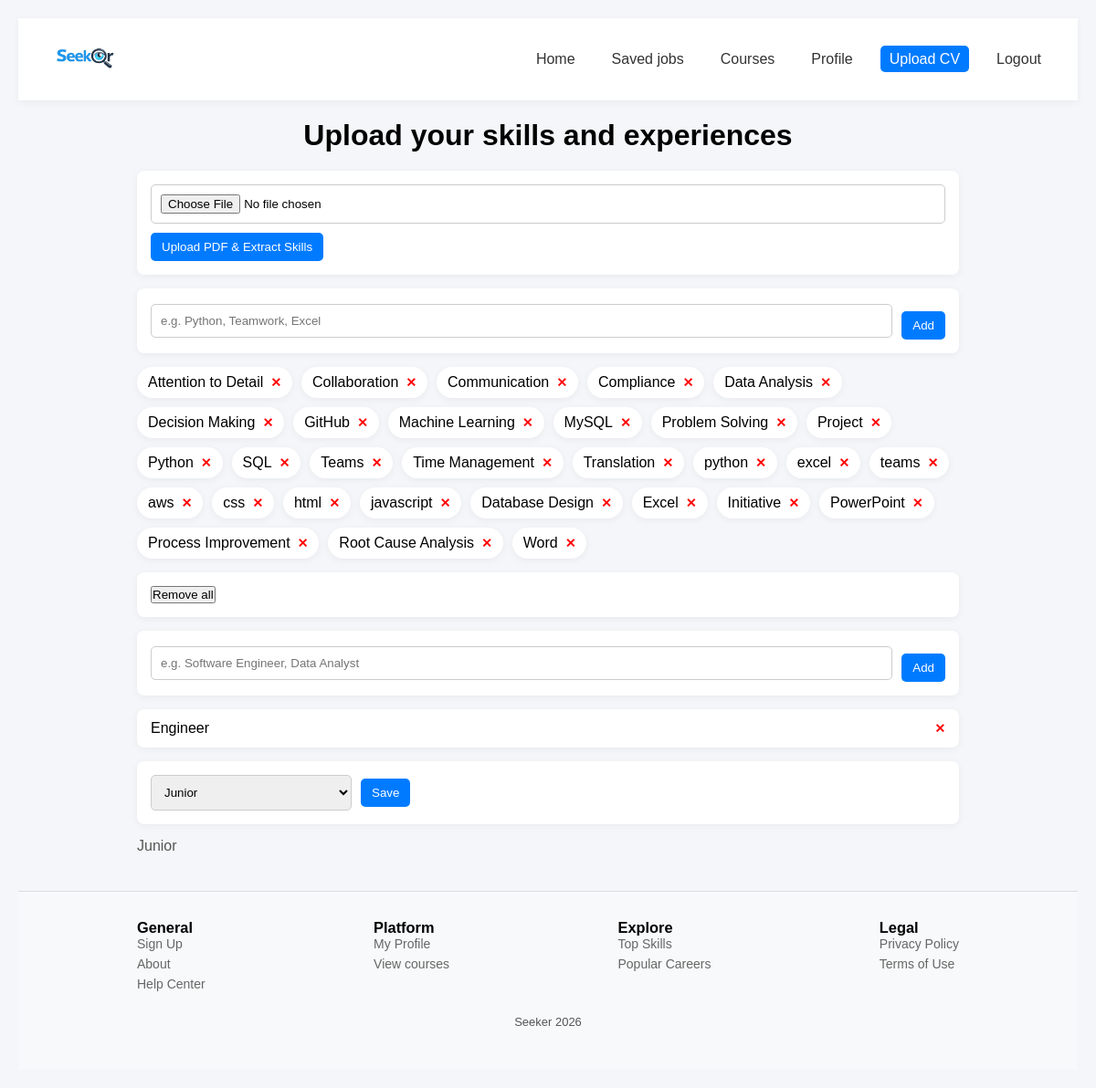
/upload_cv (signed in), run on the app's committed database.
### app.py (models this page shows)
class UserSkill(db.Model):  #user skill table
    __tablename__="user_skill"
    id = db.Column(db.Integer, primary_key=True)
    user_id=db.Column(db.Integer,db.ForeignKey("user.id"), nullable=False)
    skill_id = db.Column(db.Integer, db.ForeignKey("skill.id"), nullable=False)
    user = db.relationship("User", back_populates="skills")
    skill = db.relationship("Skill", back_populates="users")
    __table_args__ = (
        db.UniqueConstraint("user_id", "skill_id", name="unique_user_skill"),
    )

class Skill(db.Model):   #skill table
    __tablename__="skill"
    id = db.Column(db.Integer, primary_key=True)
    name = db.Column(db.String(120), unique=True, nullable=False)
    users = db.relationship("UserSkill",back_populates="skill",cascade="all, delete-orphan")

class User(db.Model): #user table
    __tablename__="user"
    id = db.Column(db.Integer, primary_key=True)
    email = db.Column(db.String(120), unique=True, nullable=False)
    password = db.Column(db.String(200), nullable=False)
    name = db.Column(db.String(100))
    experience_level=db.Column(db.String(100))
    career_goal= db.Column(db.String(100))
    skills = db.relationship("UserSkill",back_populates="user",cascade="all, delete-orphan")

### app.py (the view, shortened to what this page needs)
@app.route('/upload_cv', methods=["GET", "POST"])
def upload_cv():
    if 'user' not in session:
        flash('Login first', 'error')
        return redirect(url_for('login_page'))
    user = User.query.filter_by(email=session['user']).first()
    if not user:
        flash('User not found', 'error')
        return redirect(url_for('login_page'))
    return render_template("upload_cv.html", user=user)

### templates/upload_cv.html (shortened to what this page needs)
<!DOCTYPE html>
<html lang="en">
<head>
  <link rel="stylesheet" href="{{ url_for('static', filename='upload_cv.css') }}">
</head>
<body>
  {% include 'navbar.html' %}
<h1> Upload your skills and experiences</h1>
<form method="POST" action="{{ url_for('extract_skills_from_cv') }}" enctype="multipart/form-data">
  <input type="file" name="cv" accept="application/pdf" class="entrybox" required>
  <button type="submit" class="loged">Upload PDF & Extract Skills</button>
</form>
<form method="POST" action="{{ url_for('upload_cv') }}">
    <div class="skill-input">
      <input type="text" name="skills" class="entrybox"
             placeholder="e.g. Python, Teamwork, Excel" required>
      <button type="submit" class="loged">Add</button>
    </div>
  </form>
  <ul class="skill-list">
    {% for us in user.skills %}
      <li class="skill-item">
        {{ us.skill.name }}
        <form method="POST" action="{{ url_for('upload_cv') }}" class="delete-form">
          <button type="submit" class="delete-btn">✕</button>
        </form>
      </li>
    {% endfor %}
  </ul>
  <form method="POST" action="{{ url_for('upload_cv') }}" class="delete-all-form">
    <button type="submit" class="delete-all-btn">Remove all</button>
  </form>
  <form method="POST" action="{{ url_for('upload_cv') }}">
    <div class="goals-input">
        <input type="text" name="goals" class="entrybox"
               placeholder="e.g. Software Engineer, Data Analyst" required>
        <button type="submit" class="loged">Add</button>
      </div>
    </form>
    {% if user.career_goal %}
    <div class="goal-item">
      {{ user.career_goal }}
      <form method="POST" action="{{ url_for('upload_cv') }}" class="delete-form">
        <button type="submit" class="delete-btn">✕</button>
      </form>
    </div>
  {% else %}
    <p>No career goal added yet</p>
  {% endif %}
  <form method="POST" action="{{ url_for('upload_cv') }}">
    <div class="form-group">
      <select id="experience" name="experience" class="dropdown">
        <option value="Junior" {% if user.experience_level == "Junior" %}selected{% endif %}>Junior</option>
      </select>
      <button type="submit" class="save-btn">Save</button>
    </div>
  </form>
  <p>{{user.experience_level}}</p>
  {%include 'footer.html'%}
</body>
</html>

### static/upload_cv.css (style rules this page uses)
* { margin: 0; padding: 0; box-sizing: border-box; font-family: Arial, Helvetica, sans-serif; }
body { background-color: #f4f6f9; padding: 20px; }
h1 { text-align: center; margin: 20px 0; }
form { max-width: 900px; margin: 0 auto 15px auto; background: white; padding: 15px; border-radius: 8px; box-shadow: 0 2px 8px rgba(0,0,0,0.05); }
.entrybox { width: 100%; padding: 10px; border: 1px solid #ccc; border-radius: 5px; }
.loged { margin-top: 10px; padding: 8px 12px; border: none; background-color: #007bff; color: white; border-radius: 5px; cursor: pointer; }
.skill-input, .goals-input, .form-group { display: flex; gap: 10px; align-items: center; flex-wrap: wrap; }
.skill-input .entrybox, .goals-input .entrybox { flex: 1; min-width: 250px; }
.skill-list { max-width: 900px; margin: 0 auto 15px auto; list-style: none; padding: 0; display: flex; flex-wrap: wrap; gap: 10px; }
.skill-item { background: white; padding: 8px 12px; border-radius: 20px; box-shadow: 0 2px 8px rgba(0,0,0,0.05); display: flex; align-items: center; gap: 8px; }
.delete-form { display: inline; margin: 0; padding: 0; background: none; box-shadow: none; }
.delete-btn { background: none; border: none; color: red; font-weight: bold; cursor: pointer; font-size: 14px; }
.goal-item { max-width: 900px; margin: 0 auto 15px auto; background: white; padding: 12px 15px; border-radius: 8px; box-shadow: 0 2px 8px rgba(0,0,0,0.05); display: flex; align-items: center; justify-content: space-between; gap: 10px; }
.dropdown { padding: 10px; border: 1px solid #ccc; border-radius: 5px; min-width: 220px; }
.save-btn { padding: 8px 12px; border: none; background-color: #007bff; color: white; border-radius: 5px; cursor: pointer; }
p { max-width: 900px; margin: 0 auto 15px auto; color: #555; }

### static/navbar.css (style rules this page uses)
* { box-sizing: border-box; }

### data on the page
UserSkill: skill.name "Attention to Detail"
UserSkill: skill.name "Collaboration"
UserSkill: skill.name "Communication"
UserSkill: skill.name "Compliance"
UserSkill: skill.name "Data Analysis"
UserSkill: skill.name "Decision Making"
UserSkill: skill.name "GitHub"
UserSkill: skill.name "Machine Learning"
UserSkill: skill.name "MySQL"
UserSkill: skill.name "Problem Solving"
UserSkill: skill.name "Project"
UserSkill: skill.name "Python"
UserSkill: skill.name "SQL"
UserSkill: skill.name "Teams"
UserSkill: skill.name "Time Management"
UserSkill: skill.name "Translation"
UserSkill: skill.name "python"
UserSkill: skill.name "excel"
UserSkill: skill.name "teams"
UserSkill: skill.name "aws"
UserSkill: skill.name "css"
UserSkill: skill.name "html"
UserSkill: skill.name "javascript"
UserSkill: skill.name "Database Design"
UserSkill: skill.name "Excel"
UserSkill: skill.name "Initiative"
UserSkill: skill.name "PowerPoint"
UserSkill: skill.name "Process Improvement"
UserSkill: skill.name "Root Cause Analysis"
UserSkill: skill.name "Word"
User: career_goal "Engineer", experience "Junior", experience_level "Junior"
